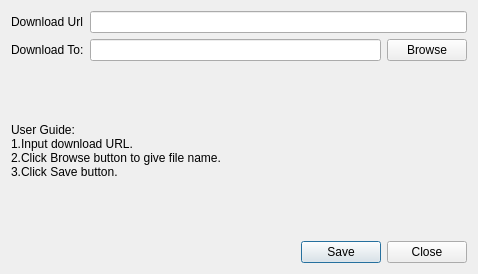
<?xml version="1.0" encoding="UTF-8"?>
<ui version="4.0">
 <class>DownloaderDialog_V1</class>
 <widget class="QDialog" name="DownloaderDialog_V1">
  <property name="geometry">
   <rect>
    <x>0</x>
    <y>0</y>
    <width>478</width>
    <height>274</height>
   </rect>
  </property>
  <property name="windowTitle">
   <string>Simple Download Example</string>
  </property>
  <layout class="QGridLayout" name="gridLayout">
   <item row="1" column="0">
    <widget class="QLabel" name="label_DownloadPath">
     <property name="text">
      <string>Download To:</string>
     </property>
    </widget>
   </item>
   <item row="0" column="0">
    <widget class="QLabel" name="label_DownloadURL">
     <property name="text">
      <string>Download Url</string>
     </property>
    </widget>
   </item>
   <item row="1" column="2">
    <widget class="QPushButton" name="pushButton_OpenSaveFile">
     <property name="text">
      <string>Browse</string>
     </property>
    </widget>
   </item>
   <item row="1" column="1">
    <widget class="QLineEdit" name="lineEdit_DownloadPath">
     <property name="readOnly">
      <bool>true</bool>
     </property>
    </widget>
   </item>
   <item row="3" column="1" colspan="2">
    <widget class="QDialogButtonBox" name="buttonBox">
     <property name="orientation">
      <enum>Qt::Horizontal</enum>
     </property>
     <property name="standardButtons">
      <set>QDialogButtonBox::Close|QDialogButtonBox::Save</set>
     </property>
    </widget>
   </item>
   <item row="0" column="1" colspan="2">
    <widget class="QLineEdit" name="lineEdit_DownloadURL">
     <property name="inputMethodHints">
      <set>Qt::ImhUrlCharactersOnly</set>
     </property>
     <property name="text">
      <string/>
     </property>
    </widget>
   </item>
   <item row="2" column="0" colspan="3">
    <widget class="QLabel" name="label_Satus">
     <property name="text">
      <string>User Guide:
1.Input download URL.
2.Click Browse button to give file name.
3.Click Save button.</string>
     </property>
    </widget>
   </item>
  </layout>
 </widget>
 <resources/>
 <connections/>
</ui>
